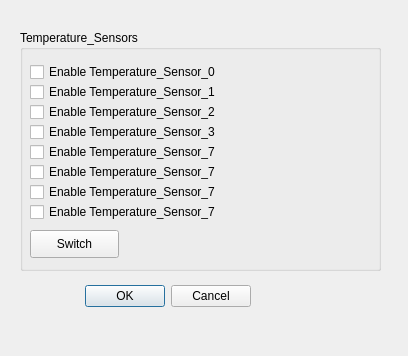
<?xml version="1.0" encoding="UTF-8"?>
<ui version="4.0">
 <class>Dialog</class>
 <widget class="QDialog" name="Dialog">
  <property name="geometry">
   <rect>
    <x>0</x>
    <y>0</y>
    <width>408</width>
    <height>356</height>
   </rect>
  </property>
  <property name="windowTitle">
   <string>Dialog</string>
  </property>
  <widget class="QDialogButtonBox" name="buttonBox">
   <property name="geometry">
    <rect>
     <x>80</x>
     <y>280</y>
     <width>171</width>
     <height>32</height>
    </rect>
   </property>
   <property name="orientation">
    <enum>Qt::Horizontal</enum>
   </property>
   <property name="standardButtons">
    <set>QDialogButtonBox::Cancel|QDialogButtonBox::Ok</set>
   </property>
  </widget>
  <widget class="QGroupBox" name="groupBox_relays_3">
   <property name="geometry">
    <rect>
     <x>20</x>
     <y>30</y>
     <width>361</width>
     <height>241</height>
    </rect>
   </property>
   <property name="title">
    <string>Temperature_Sensors</string>
   </property>
   <widget class="QPushButton" name="pb_relays_3">
    <property name="geometry">
     <rect>
      <x>10</x>
      <y>200</y>
      <width>89</width>
      <height>28</height>
     </rect>
    </property>
    <property name="text">
     <string>Switch</string>
    </property>
   </widget>
   <widget class="QCheckBox" name="bt_relay_16">
    <property name="geometry">
     <rect>
      <x>10</x>
      <y>30</y>
      <width>281</width>
      <height>24</height>
     </rect>
    </property>
    <property name="text">
     <string>Enable Temperature_Sensor_0</string>
    </property>
   </widget>
   <widget class="QCheckBox" name="bt_relay_17">
    <property name="geometry">
     <rect>
      <x>10</x>
      <y>50</y>
      <width>281</width>
      <height>24</height>
     </rect>
    </property>
    <property name="text">
     <string>Enable Temperature_Sensor_1</string>
    </property>
   </widget>
   <widget class="QCheckBox" name="bt_relay_18">
    <property name="geometry">
     <rect>
      <x>10</x>
      <y>70</y>
      <width>281</width>
      <height>24</height>
     </rect>
    </property>
    <property name="text">
     <string>Enable Temperature_Sensor_2</string>
    </property>
   </widget>
   <widget class="QCheckBox" name="bt_relay_19">
    <property name="geometry">
     <rect>
      <x>10</x>
      <y>90</y>
      <width>281</width>
      <height>24</height>
     </rect>
    </property>
    <property name="text">
     <string>Enable Temperature_Sensor_3</string>
    </property>
   </widget>
   <widget class="QCheckBox" name="bt_relay_20">
    <property name="geometry">
     <rect>
      <x>10</x>
      <y>150</y>
      <width>281</width>
      <height>24</height>
     </rect>
    </property>
    <property name="text">
     <string>Enable Temperature_Sensor_7</string>
    </property>
   </widget>
   <widget class="QCheckBox" name="bt_relay_21">
    <property name="geometry">
     <rect>
      <x>10</x>
      <y>130</y>
      <width>281</width>
      <height>24</height>
     </rect>
    </property>
    <property name="text">
     <string>Enable Temperature_Sensor_7</string>
    </property>
   </widget>
   <widget class="QCheckBox" name="bt_relay_22">
    <property name="geometry">
     <rect>
      <x>10</x>
      <y>170</y>
      <width>281</width>
      <height>24</height>
     </rect>
    </property>
    <property name="text">
     <string>Enable Temperature_Sensor_7</string>
    </property>
   </widget>
   <widget class="QCheckBox" name="bt_relay_23">
    <property name="geometry">
     <rect>
      <x>10</x>
      <y>110</y>
      <width>281</width>
      <height>24</height>
     </rect>
    </property>
    <property name="text">
     <string>Enable Temperature_Sensor_7</string>
    </property>
   </widget>
  </widget>
 </widget>
 <resources/>
 <connections>
  <connection>
   <sender>buttonBox</sender>
   <signal>accepted()</signal>
   <receiver>Dialog</receiver>
   <slot>accept()</slot>
   <hints>
    <hint type="sourcelabel">
     <x>248</x>
     <y>254</y>
    </hint>
    <hint type="destinationlabel">
     <x>157</x>
     <y>274</y>
    </hint>
   </hints>
  </connection>
  <connection>
   <sender>buttonBox</sender>
   <signal>rejected()</signal>
   <receiver>Dialog</receiver>
   <slot>reject()</slot>
   <hints>
    <hint type="sourcelabel">
     <x>316</x>
     <y>260</y>
    </hint>
    <hint type="destinationlabel">
     <x>286</x>
     <y>274</y>
    </hint>
   </hints>
  </connection>
 </connections>
</ui>
